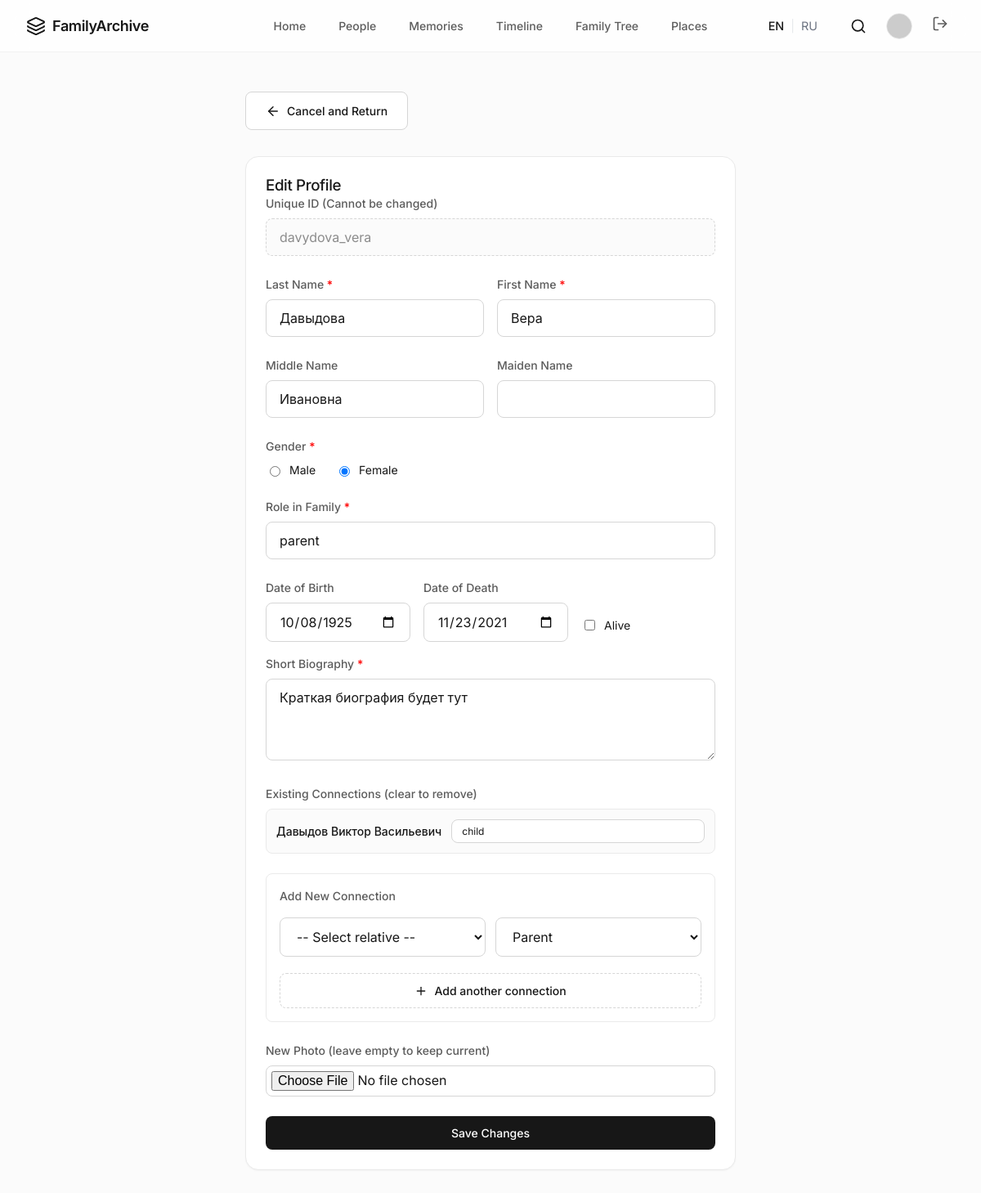
/edit/davydova_vera (signed in), run on the app's committed database.
### app.py (models this page shows)
class Relative(db.Model):
    __tablename__ = 'relatives'
    id = db.Column(db.String(50), primary_key=True)
    tree_id = db.Column(db.String(36), db.ForeignKey('trees.id'), nullable=False)
    name = db.Column(db.String(100), nullable=False)
    role = db.Column(db.String(50), nullable=False)
    years = db.Column(db.String(50)) # Legacy, can keep for backup
    birth_date = db.Column(db.String(20))
    death_date = db.Column(db.String(20))
    is_alive = db.Column(db.Integer, default=1)
    bio = db.Column(db.Text)
    photo = db.Column(db.String(200))
    connections = db.Column(db.Text, default='{}')
    is_deleted = db.Column(db.Integer, default=0)
    password_hash = db.Column(db.String(200))
    email = db.Column(db.String(120), unique=True)
    is_email_verified = db.Column(db.Integer, default=0)
    invite_code = db.Column(db.String(20))
    first_name = db.Column(db.String(50))
    last_name = db.Column(db.String(50))
    patronymic = db.Column(db.String(50))
    maiden_name = db.Column(db.String(50))
    gender = db.Column(db.String(10))
    created_at = db.Column(db.DateTime, default=datetime.utcnow)

### app.py (the view, shortened to what this page needs)
@app.route('/edit/<person_id>', methods=['GET', 'POST'])
def edit_relative(person_id):
    if not g.user:
        return redirect(url_for('login'))
    tree_id = g.user['tree_id']
    person_db = Relative.query.filter_by(id=person_id, tree_id=tree_id, is_deleted=0).first()
    if not person_db:
        return "Родственник не найден", 404
    if g.user['id'] != person_id and person_db.password_hash:
        flash('У вас нет прав для редактирования профиля зарегистрированного пользователя', 'error')
        return redirect(url_for('profile', person_id=person_id))
    if not person_db:
        return "Родственник не найден", 404
    person = {
        'id': person_db.id,
        'name': person_db.name,
        'first_name': person_db.first_name,
        'last_name': person_db.last_name,
        'patronymic': person_db.patronymic,
        'maiden_name': person_db.maiden_name,
        'gender': person_db.gender,
        'role': person_db.role,
        'birth_date': person_db.birth_date,
        'death_date': person_db.death_date,
        'is_alive': person_db.is_alive,
        'years': person_db.years,
        'bio': person_db.bio,
        'photo': person_db.photo,
        'connections': json.loads(person_db.connections) if person_db.connections else {},
        'email': person_db.email
    }
    all_family = get_all_active_family(tree_id)
    if person_id in all_family:
        del all_family[person_id]
    return render_template('edit.html', person_id=person_id, person=person, all_family=all_family)

### templates/edit.html (shortened to what this page needs)
{% extends "base.html" %}
{% block content %}
<div class="section" style="max-width: 600px; margin: 0 auto;">
    <div style="margin-bottom: var(--space-8);">
        <a href="/profile/{{ person_id }}" class="btn btn-secondary" style="display: inline-flex; align-items: center;">
            <i data-lucide="arrow-left" style="margin-right: var(--space-2); width: 18px; height: 18px;"></i>
            Cancel and Return
        </a>
    </div>
    <div class="card">
        <div class="card-header">
            <h3 class="card-title">Edit Profile</h3>
        </div>
        <form action="/edit/{{ person_id }}" method="POST" enctype="multipart/form-data" class="card-body">
            <div class="form-group">
                <label for="person_id" class="form-label">Unique ID (Cannot be changed)</label>
                <input type="text" id="person_id" name="person_id" class="form-control" value="{{ person_id }}" readonly
                    style="background: var(--bg-secondary); color: var(--text-muted); cursor: not-allowed; border-style: dashed;">
            </div>
            <div style="display: grid; grid-template-columns: 1fr 1fr; gap: var(--space-4);">
                <div class="form-group">
                    <label for="last_name" class="form-label">Last Name <span style="color: red;">*</span></label>
                    <input type="text" id="last_name" name="last_name" class="form-control" value="{{ person.last_name or '' }}" required>
                </div>
                <div class="form-group">
                    <label for="first_name" class="form-label">First Name <span style="color: red;">*</span></label>
                    <input type="text" id="first_name" name="first_name" class="form-control" value="{{ person.first_name or '' }}" required>
                </div>
            </div>
            <div style="display: grid; grid-template-columns: 1fr 1fr; gap: var(--space-4);">
                <div class="form-group">
                    <label for="patronymic" class="form-label">Middle Name</label>
                    <input type="text" id="patronymic" name="patronymic" class="form-control" value="{{ person.patronymic or '' }}">
                </div>
                <div class="form-group">
                    <label for="maiden_name" class="form-label">Maiden Name</label>
                    <input type="text" id="maiden_name" name="maiden_name" class="form-control" value="{{ person.maiden_name or '' }}">
                </div>
            </div>
            <div class="form-group">
                <label class="form-label">Gender <span style="color: red;">*</span></label>
                <div style="display: flex; gap: var(--space-6); margin-top: var(--space-2);">
                    <label style="display: flex; align-items: center; gap: var(--space-2); cursor: pointer; color: var(--text-primary); font-size: var(--text-sm);">
                        <input type="radio" name="gender" value="male" {% if person.gender == 'male' %}checked{% endif %}> Male
                    </label>
                    <label style="display: flex; align-items: center; gap: var(--space-2); cursor: pointer; color: var(--text-primary); font-size: var(--text-sm);">
                        <input type="radio" name="gender" value="female" {% if person.gender == 'female' %}checked{% endif %}> Female
                    </label>
                </div>
            </div>
            <div class="form-group">
                <label for="role" class="form-label">Role in Family <span style="color: red;">*</span></label>
                <input type="text" id="role" name="role" class="form-control" value="{{ person.role }}" required>
            </div>
            <div style="display: flex; flex-wrap: wrap; gap: var(--space-4); align-items: flex-end; margin-bottom: var(--space-4);">
                <div class="form-group" style="flex: 1; margin-bottom: 0;">
                    <label for="birth_date" class="form-label">Date of Birth</label>
                    <input type="date" id="birth_date" name="birth_date" class="form-control" value="{{ person.birth_date or '' }}">
                </div>
                <div class="form-group" id="death_date_container" style="flex: 1; margin-bottom: 0; display: {% if person.is_alive %}none{% else %}block{% endif %};">
                    <label for="death_date" class="form-label">Date of Death</label>
                    <input type="date" id="death_date" name="death_date" class="form-control" value="{{ person.death_date or '' }}">
                </div>
                <div class="form-group" style="flex: 1; margin-bottom: 0; padding-bottom: 10px;">
                    <label style="display: flex; align-items: center; gap: var(--space-2); font-size: var(--text-sm); cursor: pointer; color: var(--text-primary);">
                        <input type="checkbox" name="is_alive" id="is_alive" {% if person.is_alive %}checked{% endif %} onchange="document.getElementById('death_date_container').style.display = this.checked ? 'none' : 'block';"> Alive
                    </label>
                </div>
            </div>
            <div class="form-group">
                <label for="bio" class="form-label">Short Biography <span style="color: red;">*</span></label>
                <textarea id="bio" name="bio" class="form-control" required style="min-height: 100px;">{{ person.bio }}</textarea>
            </div>
            {% if person.connections %}
            <div class="form-group" style="margin-bottom: var(--space-6);">
                <label class="form-label">Existing Connections (clear to remove)</label>
                <div style="display: flex; flex-direction: column; gap: var(--space-3); margin-top: var(--space-2);">
                    {% for conn_id, conn_role in person.connections.items() %}
                    {% if conn_id in all_family %}
                    <div style="display: flex; align-items: center; justify-content: space-between; gap: var(--space-3); background: var(--bg-secondary); border: 1px solid var(--border-light); padding: var(--space-3); border-radius: var(--radius-md);">
                        <span style="font-weight: 500; font-size: var(--text-sm); color: var(--text-primary); min-width: 150px; flex-shrink: 0;">{{ all_family[conn_id].name }}</span>
                        <input type="text" name="edit_conn_{{ conn_id }}" value="{{ conn_role }}" class="form-control" placeholder="Connection will be removed if empty" style="margin: 0; padding: 6px 12px; font-size: var(--text-xs);">
                    </div>
                    {% endif %}
                    {% endfor %}
                </div>
            </div>
            {% endif %}
            <div class="form-group" style="margin-bottom: var(--space-6); padding: var(--space-4); border: 1px solid var(--border-light); border-radius: var(--radius-md);">
                <label class="form-label" style="margin-bottom: var(--space-4);">Add New Connection</label>
                <div id="new-connections-container">
                    <div class="new-connection-row" style="display: flex; gap: var(--space-3); margin-bottom: var(--space-3);">
                        <select name="new_connection_id[]" class="form-control" style="flex: 1; margin: 0;">
                            <option value="">-- Select relative --</option>
                        </select>
                        <select name="new_connection_role[]" class="form-control" style="flex: 1; margin: 0;">
                            <option value="parent">Parent</option>
                        </select>
                    </div>
                </div>
                <button type="button" class="btn btn-secondary" onclick="addConnectionRow()" style="margin-top: var(--space-2); width: 100%; border-style: dashed;">
                    <i data-lucide="plus" style="width: 16px; height: 16px; margin-right: var(--space-2);"></i> Add another connection
                </button>
            </div>
            <div class="form-group">
                <label for="photo" class="form-label">New Photo (leave empty to keep current)</label>
                <input type="file" id="photo" name="photo" accept="image/*" class="form-control" style="padding: 6px;">
            </div>
            <button type="submit" class="btn btn-primary" style="width: 100%;">Save Changes</button>
        </form>
    </div>
</div>
{% endblock %}

### static/css/design-system.css (style rules this page uses)
:root { --bg-primary: #ffffff; --bg-secondary: #fbfbfb; --bg-tertiary: #f2f2f2; --bg-accent: #f5f5f5; --text-primary: #171717; --text-secondary: #5c5c5c; --text-muted: #8c8c8c; --border-light: #eaeaea; --border-medium: #d6d6d6; --accent-color: #171717; --accent-hover: #333333; --success: #2e8b57; --danger: #d9534f; --warning: #f0ad4e; --info: #3b6ff5; --font-family: 'Inter', -apple-system, BlinkMacSystemFont, "Segoe UI", Roboto, sans-serif; --text-xs: 0.75rem; --text-sm: 0.875rem; --text-base: 1rem; --text-lg: 1.125rem; --text-xl: 1.25rem; --text-2xl: 1.5rem; --text-3xl: 2rem; --text-4xl: 2.5rem; --text-5xl: 3.5rem; --space-1: 0.25rem; --space-2: 0.5rem; --space-3: 0.75rem; --space-4: 1rem; --space-6: 1.5rem; --space-8: 2rem; --space-12: 3rem; --space-16: 4rem; --space-24: 6rem; --radius-sm: 4px; --radius-md: 8px; --radius-lg: 16px; --radius-xl: 24px; --radius-full: 9999px; --shadow-sm: 0 1px 2px rgba(0, 0, 0, 0.04); --shadow-md: 0 4px 12px rgba(0, 0, 0, 0.05); --shadow-lg: 0 10px 25px rgba(0, 0, 0, 0.06); --transition-fast: 0.15s ease; --transition-base: 0.25s ease; }
*, *::before, *::after { box-sizing: border-box; }
body { background-color: var(--bg-secondary); font-family: var(--font-family); color: var(--text-primary); line-height: 1.5; margin: 0; -webkit-font-smoothing: antialiased; -moz-osx-font-smoothing: grayscale; }
h1, h2, h3, h4, h5, h6 { margin: 0; font-weight: 500; line-height: 1.2; color: var(--text-primary); letter-spacing: -0.02em; }
a { color: inherit; text-decoration: none; transition: color var(--transition-fast); }
button, input, textarea, select { font-family: inherit; }

### static/css/layout.css (style rules this page uses)
.section { margin-bottom: var(--space-24); }

### static/css/components.css (style rules this page uses)
.card { background: var(--bg-primary); border: 1px solid var(--border-light); border-radius: var(--radius-lg); padding: var(--space-6); box-shadow: var(--shadow-sm); transition: box-shadow var(--transition-base), border-color var(--transition-base); }
.btn { display: inline-flex; align-items: center; justify-content: center; padding: var(--space-3) var(--space-6); border-radius: var(--radius-md); font-size: var(--text-sm); font-weight: 500; cursor: pointer; border: none; transition: all var(--transition-fast); text-decoration: none; }
.btn-primary { background-color: var(--accent-color); color: #ffffff; }
.btn-secondary { background-color: var(--bg-primary); color: var(--text-primary); border: 1px solid var(--border-medium); }
.form-group { margin-bottom: var(--space-6); }
.form-label { display: block; font-size: var(--text-sm); font-weight: 500; color: var(--text-secondary); margin-bottom: var(--space-2); }
.form-control { width: 100%; padding: var(--space-3) var(--space-4); font-size: var(--text-base); color: var(--text-primary); background-color: var(--bg-primary); border: 1px solid var(--border-medium); border-radius: var(--radius-md); transition: border-color var(--transition-fast), box-shadow var(--transition-fast); }

### data on the page
Relative: last_name "Давыдова", first_name "Вера", patronymic "Ивановна", gender "☐ Male", gender "☑ Female", role "parent", birth_date "10/08/1925", death_date "11/23/2021", bio "Краткая биография будет тут"
Relative: name "Давыдов Виктор Васильевич"
